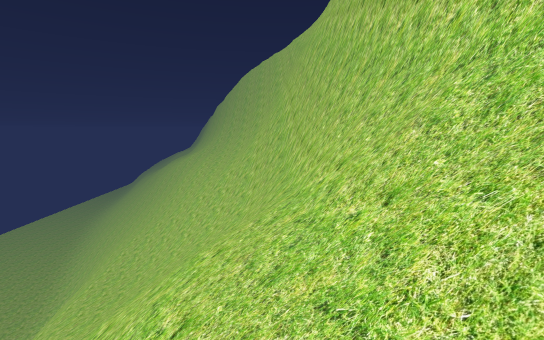
View 1 (above)

15 first-person views from a walk through a 3-D level made in the Unity game engine. The camera is 1.5 m above the floor, tilts 8° down and sees 85° across. The floor is counted in squares, 1 m on a side. Each view is taken from the middle of a square. On the plan, view 1 faces up. The plan holds only what a view shows up to about 15 squares ahead; the rest is blank. The place goes on beyond the plan.

View 2
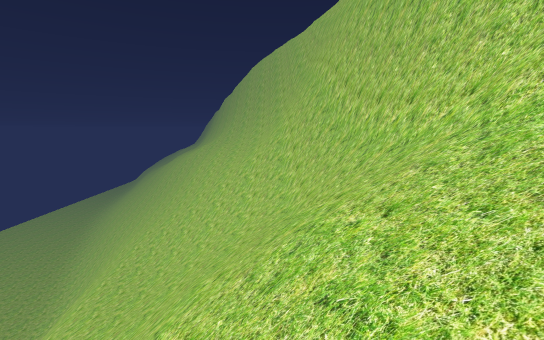

View 3
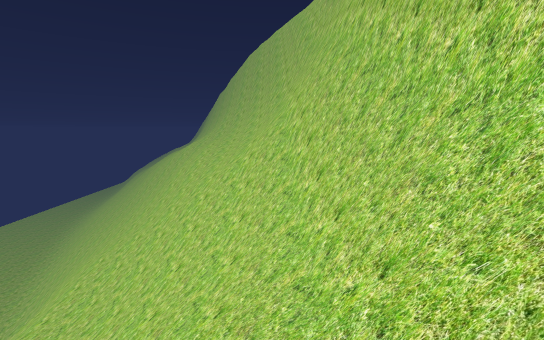

View 4
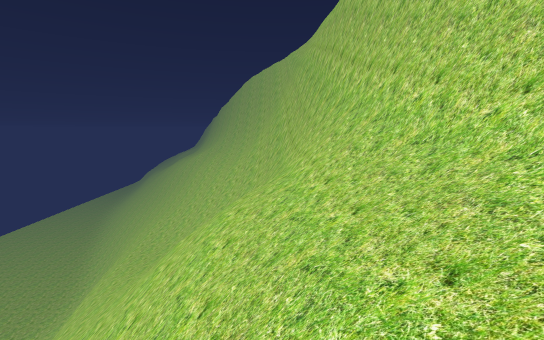

View 5
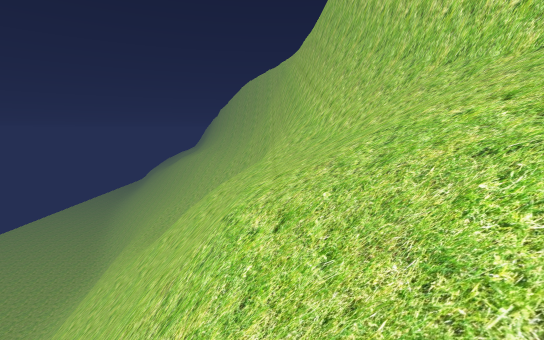

View 6
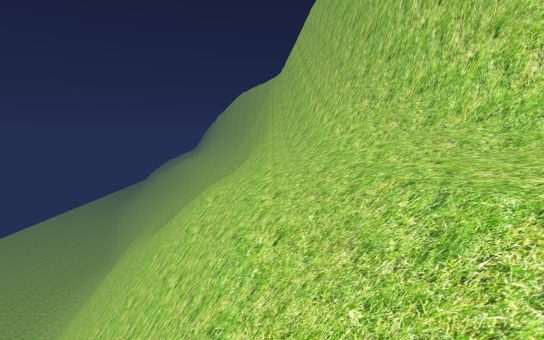

View 7
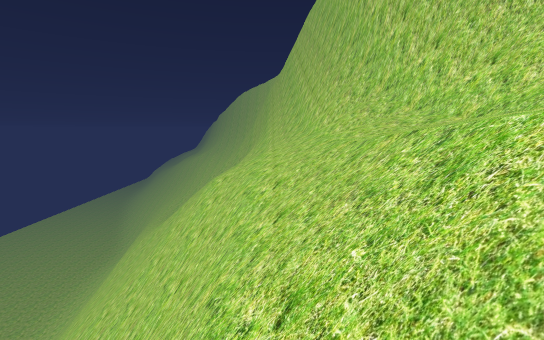

View 8
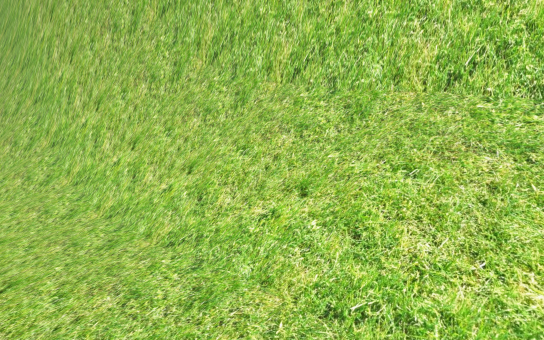

View 9
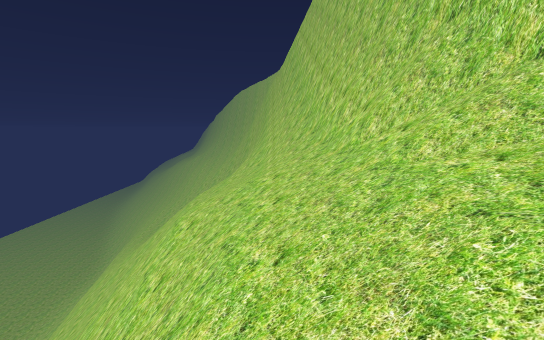

View 10
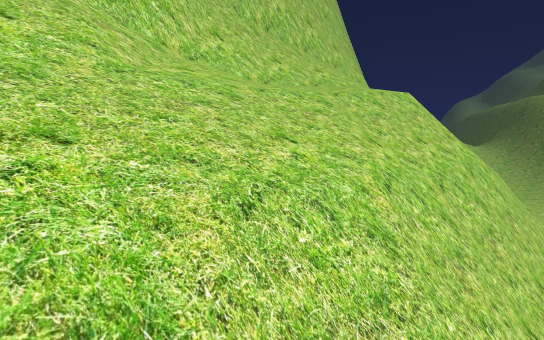

View 11
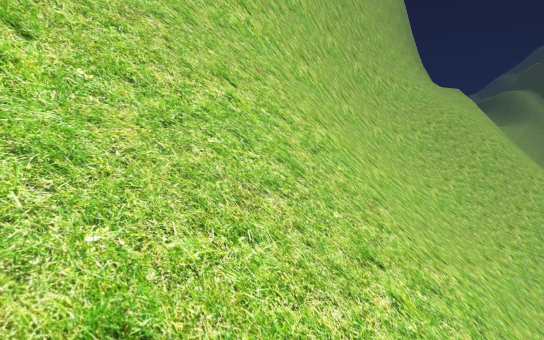

View 12
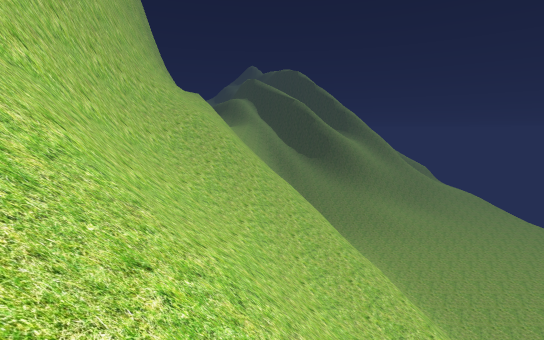

View 13
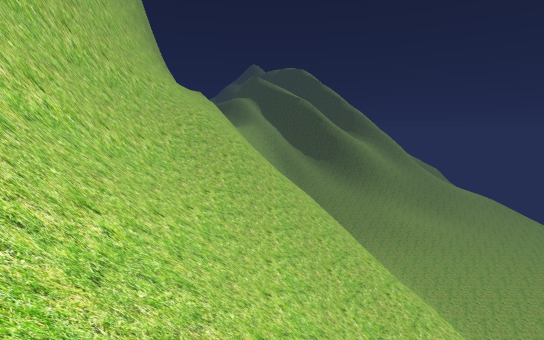

View 14
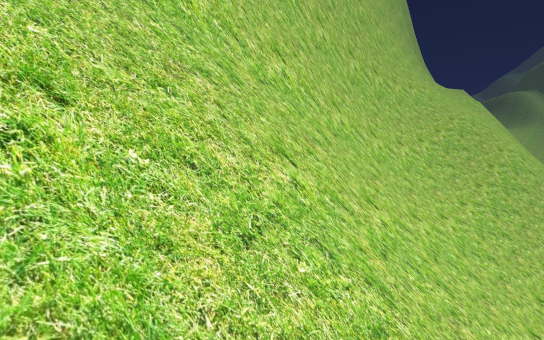

View 15
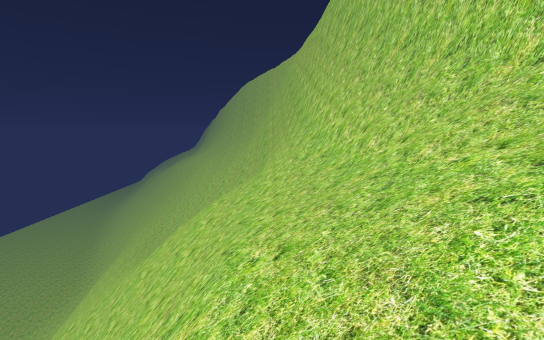

### Floor plan
Key: @ floor where view 1 was taken; # wall or solid block; . floor; / step, stairs or slope; = window, fence, low wall or low ledge; v drop or lower ground.
Columns run from 8 left of view 1 to 9 right of it. Each row starts with its distance up from view 1.
 25   ///##
 24    //=#  v
 23   ///=#  v
 22 /////=#  v
 21 /////=#  v
 20 /////##  v
 19 /////=#  v
 18 /////=#   v
 17 /////=##  v
 16 //////=#   v
 15 ///////##  v
 14 ///////##  v
 13 ///////##  v
 12 ///////##  v
 11 ///////###
 10 ////////##
  9 /////////#
  8 /////////##  v
  7 /////////##  v
  6 /////////##  v
  5 /////////###
  4 //////////=#
  3 /////////=##
  2 //////////=#
  1 v////=/////##
  0  ////=//@//##  v
 -1  ////v/////##  v
 -2  ////= ////##
 -3  ////# ////=##
 -4  ////##/////=#
 -5   ///##//////#
 -6    //##v/////#
 -7   v///##v////##
 -8    //==#v////##
 -9     //##v////=##
-10      //#v/////##
-11       /##//////#
-12        ##v/////#
-13         #vv//./##
-14          vv//..##
-15          #v//../##
-16          #v//..//#
-17          #v//..//#
-18          #v//..//#
-19          #v/ /.//#

Positions as (right, up) in squares from view 1, and headings:
1: (0, 0), facing up
2: (-2, 2), facing up
3: (-2, 8), facing up
4: (0, -5), facing up
5: (1, -10), facing up
6: (3, -17), facing up
7: (3, -19), facing up
8: (5, -19), facing up-right
9: (3, -14), facing up
10: (1, -9), facing down-right
11: (-6, 25), facing down-right
12: (-6, 25), facing down
13: (-5, 22), facing down
14: (-5, 23), facing down-right
15: (1, -8), facing up
